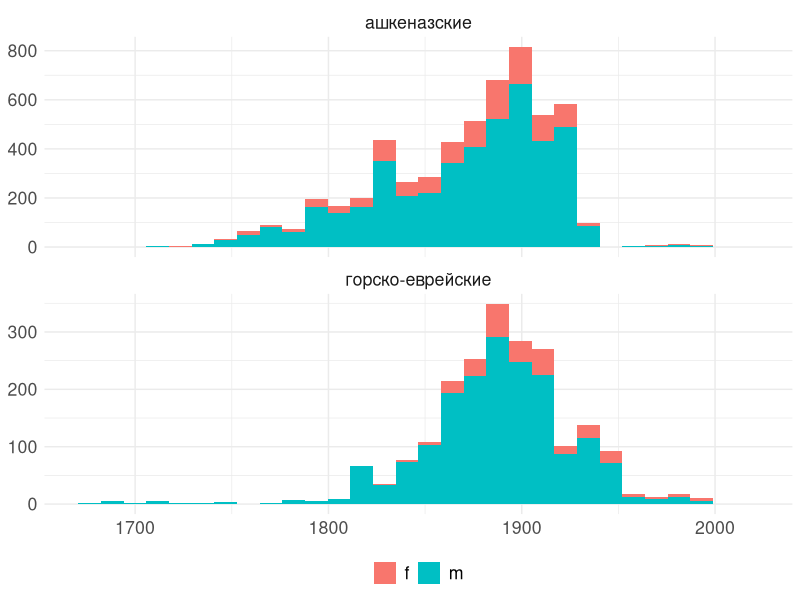

Source code (R):
## ---- chunk 1
#| include: false
# setwd("/home/agricolamz/work/materials/2024.04.20_epigraphy/cleaned")
library(tidyverse)
theme_set(theme_minimal() + theme(text = element_text(size = 16), legend.position = "bottom"))

df <- readxl::read_xlsx("full_dataset.xlsx")

df |> 
  distinct(code, region) |> 
  count(region) ->
  tombs
## ---- chunk 2
df |> 
  count(gender)
## ---- chunk 3
df |> 
  count(region, gender) |> 
  pivot_wider(names_from = region, values_from = n)
## ---- chunk 4
df |> 
  mutate(year = as.double(year)) |> 
  ggplot(aes(year, fill = gender))+
  geom_histogram(bins = 30)+
  facet_wrap(~region, nrow = 2, scales = "free_y")+
  labs(x = NULL, y = NULL, fill = NULL)
